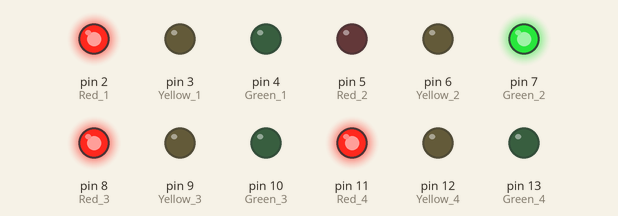
The sketch below on a simulated Arduino Uno, built with avr-gcc and run on an emulated ATmega328P. On the bench: output pins drawn as LEDs (lit = HIGH).

Above: at 0.1 s.
At 3.1 s:
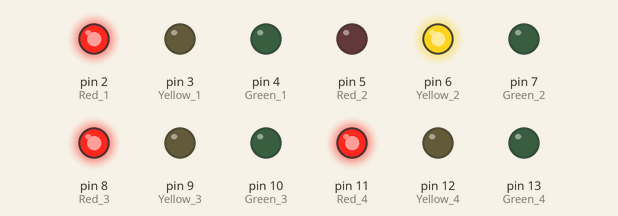
At 7.1 s:
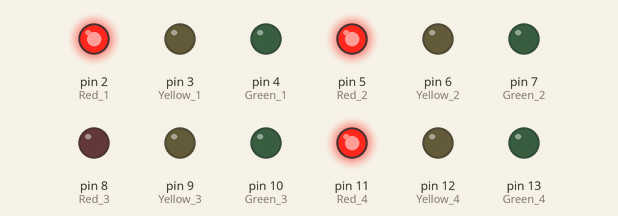
At 15.1 s:
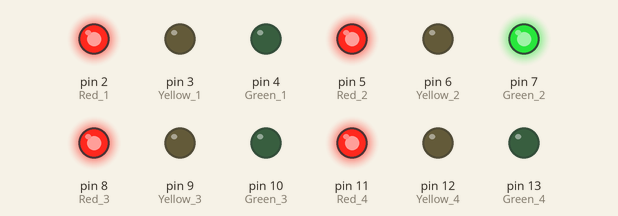
At 25.1 s:
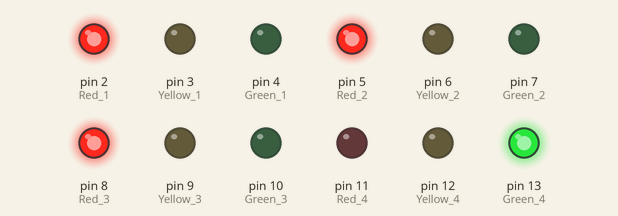
At 35.1 s:
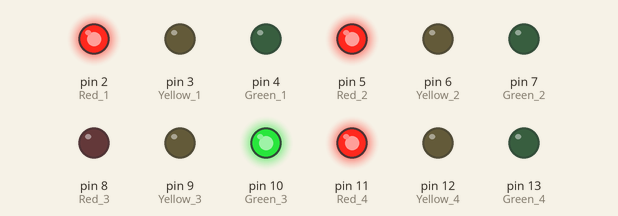
Timing chart, 0 to 40.0 s (numbered marks = the images above):
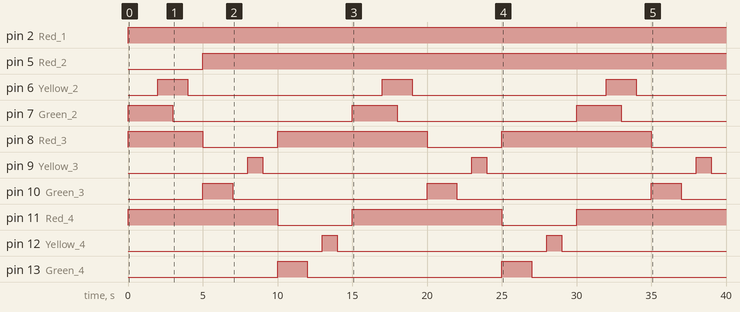

The sketch:

traffic_control_system1.ino
```cpp
void setup() {
  pinMode(2, OUTPUT);  // Red 1
  pinMode(3, OUTPUT);  // Yellow 1
  pinMode(4, OUTPUT);  // Green 1
  pinMode(5, OUTPUT);  // Red 2
  pinMode(6, OUTPUT);  // Yellow 2
  pinMode(7, OUTPUT);  // Green 2
  pinMode(8, OUTPUT);  // Red 3
  pinMode(9, OUTPUT);  // Yellow 3
  pinMode(10, OUTPUT); // Green 3
  pinMode(11, OUTPUT); // Red 4
  pinMode(12, OUTPUT); // Yellow 4
  pinMode(13, OUTPUT); // Green 4

}

void Right() {
  // Turn on the LEDs for the right turn signal
  digitalWrite(2, HIGH);  // Red 1
  digitalWrite(7, HIGH);  // Green 2
  digitalWrite(8, HIGH);  // Red 3
  digitalWrite(11, HIGH); // Red 4
  delay(2000);            // Wait for 2 seconds

  // Turn on the yellow LED for the right turn
  digitalWrite(6, HIGH);  // Yellow 2
  delay(1000);            // Wait for 1 second

  // Turn off the green LED for the right turn
  digitalWrite(7, LOW);   // Green 2
  delay(1000);            // Wait for 1 second

  // Turn off the yellow LED for the right turn
  digitalWrite(6, LOW);   // Yellow 2
  delay(1000);            // Wait for 1 second
}

void Straight() {
  // Prepare for the straight signal by turning off Red 3
  digitalWrite(8, LOW);   // Red 3

  // Turn on the LEDs for the straight signal
  digitalWrite(2, HIGH);  // Red 1
  digitalWrite(5, HIGH);  // Red 2
  digitalWrite(11, HIGH); // Red 4
  digitalWrite(10, HIGH); // Green 3
  delay(2000);            // Wait for 2 seconds

  // Turn off the green LED for the straight signal
  digitalWrite(10, LOW);  // Green 3
  delay(1000);            // Wait for 1 second

  // Turn on the yellow LED for the straight signal
  digitalWrite(9, HIGH);  // Yellow 3
  delay(1000);            // Wait for 1 second

  // Turn off the yellow LED for the straight signal
  digitalWrite(9, LOW);   // Yellow 3
  delay(1000);            // Wait for 1 second
}

void Left() {
  // Prepare for the left turn signal by turning off Red 4
  digitalWrite(11, LOW);  // Red 4

  // Turn on the LEDs for the left turn signal
  digitalWrite(2, HIGH);  // Red 1
  digitalWrite(5, HIGH);  // Red 2
  digitalWrite(8, HIGH);  // Red 3
  digitalWrite(13, HIGH); // Green 4
  delay(2000);            // Wait for 2 seconds

  // Turn off the green LED for the left turn signal
  digitalWrite(13, LOW);  // Green 4
  delay(1000);            // Wait for 1 second

  // Turn on the yellow LED for the left turn signal
  digitalWrite(12, HIGH); // Yellow 4
  delay(1000);            // Wait for 1 second

  // Turn off the yellow LED for the left turn signal
  digitalWrite(12, LOW);  // Yellow 4
  delay(1000);            // Wait for 1 second
}

void loop() {
  // Execute the turn signal sequences
  Right();
  Straight();
  Left();
}
```

Measured:
- by itself, pin 2 (Red_1): LOW → HIGH at 0.00 s
- by itself, pin 5 (Red_2): LOW → HIGH at 5.0 s
- by itself, pin 6 (Yellow_2), pin 10 (Green_3), pin 13 (Green_4): alternates HIGH for 2.0 s and LOW for 13.0 s
- by itself, pin 7 (Green_2): alternates HIGH for 3.0 s and LOW for 12.0 s
- by itself, pin 8 (Red_3): repeats every 15.0 s: LOW 5.0 s, HIGH 10.0 s
- by itself, pin 9 (Yellow_3), pin 12 (Yellow_4): alternates HIGH for 1.0 s and LOW for 14.0 s
- by itself, pin 11 (Red_4): alternates HIGH for 10.0 s and LOW for 5.0 s
